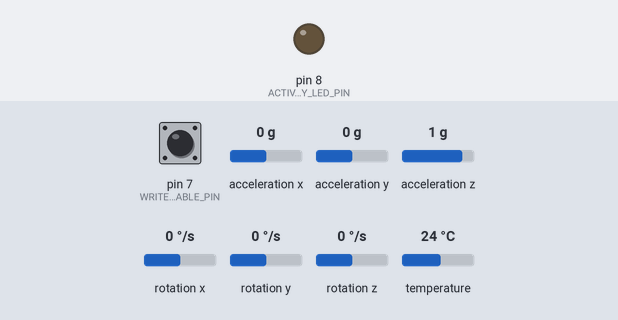
A sketch run on a simulated Arduino Uno, built with avr-gcc and run on an emulated ATmega328P. Parts: output pins drawn as LEDs (lit = HIGH). Inputs (shaded band) come from the test bench; at power-on: acceleration z 1 g, pin 7 (WRITE_ENABLE_PIN) HIGH, acceleration x 0 g, acceleration y 0 g, rotation x 0 °/s, rotation y 0 °/s, rotation z 0 °/s, temperature 24 °C. Storage starts empty; what the sketch prints to the serial monitor is not drawn.

Above: at 1.2 s.
1.3 s: acceleration z set to 0.8 g
Timing chart, 0 to 4.3 s (numbered marks = the images above; inputs shaded):
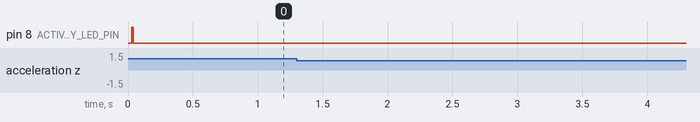

Measured:
- after the input at 1.3 s, every drawn part: stays the same

The sketch:

logger.ino
```cpp
// WRITE ENABLE PIN number
const int WRITE_ENABLE_PIN = 7;
const int ACTIVITY_LED_PIN = 8;

// Reading and writing globals
String filename = "def.csv";
float readings[6];
String csvString;

// Setup Method
void setup() {
    Serial.begin(115200);

    // Set Activity Pin
    pinMode(ACTIVITY_LED_PIN, OUTPUT);

    // Set Write Enable Pin
    pinMode(WRITE_ENABLE_PIN, INPUT_PULLUP);

    // Initialize SD Card
    initSDCard();

    // Initialize MPU6050
    initMPU6050();

    // Get File counter to determine filename
    int counter = getFileCounter();
    getFileName(counter);

    // Update Counter File
    // 1. Remove Counter File
    removeFile("count");
    // 2. Write latest count to file
    write2SDCard("count", incrementCounter(counter));

    // Write CSV Headers to SD Card
    write2SDCard(filename, "ts,ax,ay,az,gx,gy,gz\n");
}

// LOOP method
void loop() {
    // Fetch MPU6050 Reading
    getMPU6050Reading();

    // Generate CSV String for the Readings
    getCSVOutput(readings);

    // Log CSV Output to console
    Serial.print(csvString);

    // If Writing is enabled, write to the CSV
    if (digitalRead(WRITE_ENABLE_PIN) == LOW)
        write2SDCard(filename, csvString);
    else
        Serial.println("Write Disabled!");

    // Sleep for 25ms
    delay(25);
}

// -------------------
// Auxiliary functions
// -------------------

// Generate MPU6050 readings as CSV String
void getCSVOutput(float* readings) {
    csvString = String(millis()) + "," +
                String(readings[0]) + "," +
                String(readings[1]) + "," +
                String(readings[2]) + "," +
                String(readings[3]) + "," +
                String(readings[4]) + "," +
                String(readings[5]) + "\n";
}

// Generate filename from counter integer
void getFileName(int counter) {
    // Seperate 0th and 1st characters
    char c0 = char(counter % 100);
    char c1 = char(counter / 100);

    // Create the filename
    filename = String(c1) + String(c0) + String(".csv");
}

// Increment file counter
String incrementCounter(int counter) {
    // Seperate 0th and 1st characters
    char c0 = char(counter % 100);
    char c1 = char(counter / 100);

    c0++;
    if (c0 == '[') {
        c1++;
        c0 = 'A';
    }

    if (c1 == '[')
        c1 = 'A';

    return String(c1) + String(c0);
}
```

mpu6050.ino
```cpp
// MPU6050 dependencies
#include <Adafruit_MPU6050.h>  // v2.2.0
#include <Adafruit_Sensor.h>
#include <Wire.h>

// MPU6050 object
Adafruit_MPU6050 mpu;

// Initialize MPU6050
void initMPU6050() {
    Serial.println("MPU init.");

    // Try to initialize!
    if (!mpu.begin()) {
        Serial.println("Init. failed!");
        while (1) {
            delay(10);
        }
    }
    // Serial.println("Found MPU6050.");

    // set accelerometer range to +-8G
    mpu.setAccelerometerRange(MPU6050_RANGE_8_G);

    // set gyro range to +- 500 deg/s
    mpu.setGyroRange(MPU6050_RANGE_500_DEG);

    // set filter bandwidth to 21 Hz
    mpu.setFilterBandwidth(MPU6050_BAND_21_HZ);

    Serial.println("Init. Succ");
}

// Get MPU6050 readings
void getMPU6050Reading() {
    /* Get new sensor events with the readings */
    sensors_event_t a, g, temp;
    mpu.getEvent(&a, &g, &temp);

    // Populate Sensor Reading
    readings[0] = a.acceleration.x;
    readings[1] = a.acceleration.y;
    readings[2] = a.acceleration.z;
    readings[3] = g.gyro.x;
    readings[4] = g.gyro.y;
    readings[5] = g.gyro.z;
}
```

sdcard.ino
```cpp
// SD Card dependencies
#include <SD.h>
#include <SPI.h>

// SD Card initialization
void initSDCard() {
    // Initialize SD Card
    Serial.println("SDC init.");
    if (!SD.begin(10)) {
        Serial.println("Init. failed!");
        while (1)
            ;
    }

    Serial.println("Init. Succ");
}

// Write Content to SD Card
void write2SDCard(String filename, String content) {
    // Turn on Activity LED
    digitalWrite(ACTIVITY_LED_PIN, HIGH);

    // Initialize File Object
    File file = SD.open(filename, FILE_WRITE);

    // if the file opened okay, write to it:
    if (file) {
        Serial.print("W-> ");
        Serial.println(filename);

        // Write to the file
        file.print(content);

        // close the file:
        file.close();

        Serial.println("Done");
    } else {
        // if the file didn't open, print error:
        Serial.print("Error! ");
        Serial.println(filename);
    }

    // Turn off Activity LED
    digitalWrite(ACTIVITY_LED_PIN, LOW);
}

// Function to read file counters from  file 'count'
int getFileCounter() {
    // Turn on Activity LED
    digitalWrite(ACTIVITY_LED_PIN, HIGH);

    // Return File Int String
    int count = 6565;  // character 'A'

    // Initialize File Object
    File file = SD.open("count");

    // if the file opened okay, write to it:
    if (file) {
        Serial.println("R-> count");

        // read the first byte / character from the counter file
        if (file.available()) {
            count = int(file.read()) * 100;
        }

        if (file.available()) {
            count += int(file.read());
        }

        // close the file:
        file.close();

    } else {
        // if the file didn't open, print error:
        Serial.print("Error count!");
    }

    // Turn off Activity LED
    digitalWrite(ACTIVITY_LED_PIN, LOW);

    return count;
}

// Remove / delete a from from SD Card
void removeFile(String filename) {
    Serial.print("D-> ");
    Serial.println(filename);

    SD.remove(filename);

    Serial.println("Done");
}
```
